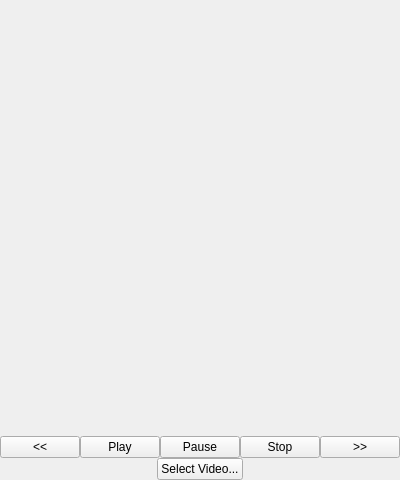
<?xml version="1.0" encoding="UTF-8"?>
<ui version="4.0">
 <class>VideoWidget</class>
 <widget class="QWidget" name="VideoWidget">
  <property name="geometry">
   <rect>
    <x>0</x>
    <y>0</y>
    <width>371</width>
    <height>480</height>
   </rect>
  </property>
  <property name="sizePolicy">
   <sizepolicy hsizetype="Preferred" vsizetype="Preferred">
    <horstretch>0</horstretch>
    <verstretch>0</verstretch>
   </sizepolicy>
  </property>
  <property name="windowTitle">
   <string>Form</string>
  </property>
  <property name="styleSheet">
   <string notr="true">border-color: rgb(0, 0, 0);</string>
  </property>
  <layout class="QGridLayout" name="gridLayout">
   <property name="margin">
    <number>0</number>
   </property>
   <item row="0" column="0">
    <layout class="QVBoxLayout" name="verticalLayout">
     <property name="spacing">
      <number>0</number>
     </property>
     <item>
      <layout class="QGridLayout" name="vidGrid"/>
     </item>
     <item>
      <spacer name="verticalSpacer">
       <property name="orientation">
        <enum>Qt::Vertical</enum>
       </property>
       <property name="sizeHint" stdset="0">
        <size>
         <width>20</width>
         <height>40</height>
        </size>
       </property>
      </spacer>
     </item>
     <item>
      <widget class="QLabel" name="fileNameLabel">
       <property name="text">
        <string/>
       </property>
       <property name="alignment">
        <set>Qt::AlignCenter</set>
       </property>
      </widget>
     </item>
     <item>
      <layout class="QHBoxLayout" name="horizontalLayout">
       <item>
        <spacer name="horizontalSpacer">
         <property name="orientation">
          <enum>Qt::Horizontal</enum>
         </property>
         <property name="sizeHint" stdset="0">
          <size>
           <width>40</width>
           <height>20</height>
          </size>
         </property>
        </spacer>
       </item>
       <item>
        <widget class="QPushButton" name="backButton">
         <property name="text">
          <string>&lt;&lt;</string>
         </property>
        </widget>
       </item>
       <item>
        <widget class="QPushButton" name="playButton">
         <property name="text">
          <string>Play</string>
         </property>
        </widget>
       </item>
       <item>
        <widget class="QPushButton" name="pauseButton">
         <property name="text">
          <string>Pause</string>
         </property>
        </widget>
       </item>
       <item>
        <widget class="QPushButton" name="stopButton">
         <property name="text">
          <string>Stop</string>
         </property>
        </widget>
       </item>
       <item>
        <widget class="QPushButton" name="fwdButton">
         <property name="text">
          <string>&gt;&gt;</string>
         </property>
        </widget>
       </item>
       <item>
        <spacer name="horizontalSpacer_2">
         <property name="orientation">
          <enum>Qt::Horizontal</enum>
         </property>
         <property name="sizeHint" stdset="0">
          <size>
           <width>40</width>
           <height>20</height>
          </size>
         </property>
        </spacer>
       </item>
      </layout>
     </item>
     <item>
      <layout class="QHBoxLayout" name="horizontalLayout_2">
       <item>
        <spacer name="horizontalSpacer_4">
         <property name="orientation">
          <enum>Qt::Horizontal</enum>
         </property>
         <property name="sizeHint" stdset="0">
          <size>
           <width>40</width>
           <height>20</height>
          </size>
         </property>
        </spacer>
       </item>
       <item>
        <widget class="QPushButton" name="loadVidButton">
         <property name="text">
          <string>Select Video...</string>
         </property>
        </widget>
       </item>
       <item>
        <spacer name="horizontalSpacer_3">
         <property name="orientation">
          <enum>Qt::Horizontal</enum>
         </property>
         <property name="sizeHint" stdset="0">
          <size>
           <width>40</width>
           <height>20</height>
          </size>
         </property>
        </spacer>
       </item>
      </layout>
     </item>
    </layout>
   </item>
  </layout>
 </widget>
 <resources/>
 <connections/>
</ui>
